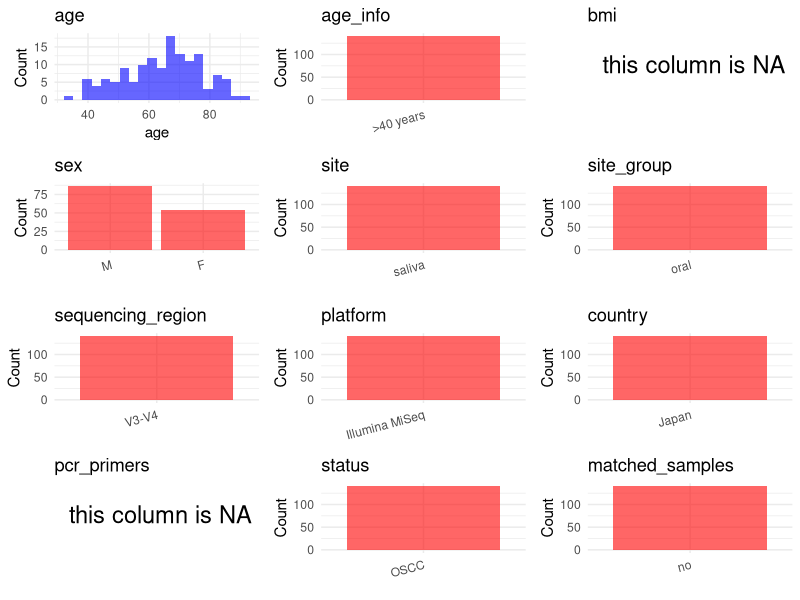

Here is the R script that generated this plot: (Note: this script raises an error after producing the figure.)
## ---- chunk 1
# Load libraries
library(dplyr)
library(ggplot2)
library(cowplot)

# (1) Setting working directory
# EDIT HERE: change project_id for each study
project_id <- "PRJNA525734"

base_dir <- "/beegfs/huangxiaochang/global_oral/global-oral-microbiome/data/projects/"
setwd(file.path(base_dir, project_id))

# (2) Loading raw SRA metadata file
sra_file <- "SraRunTable.csv"
initial_meta <- read.csv("SraRunTable.csv", header = TRUE)

# (3) OPTIONAL: If extra metadata (e.g., Table.x or supplemental materials) are available from the article, you may need to merge the file with initial_meta manually. Below is example code for merging. Depending on the specific case of each study, you can customize the code as needed.
# supp_table <- read.csv("supplemental_table.csv", header = TRUE)
# initial_meta <- left_join(initial_meta, supp_table, by = merge_col_name)
## ---- chunk 2
# (1) Read the article in the following order: abstract, the beginning of the results section, and the methods. Understand the sample size, experimental design, and disease group overview. Clarify the sampling sites; for oral and gut samples, specify the exact sites like supragingival plaque, tongue, etc.

# (2) IMPORTANT: MUST go through each column of initial_meta
# head(initial_meta, 10)

# IMPORTANT: Check the unique values in the column of interest or query column.
# lapply(initial_meta[c('body_habitat', 'body_product', 'body_site')], table) # site
# table(initial_meta$host_subject_id) # subject id
# table(initial_meta$platform..exp.) # output is Illumina
# table(initial_meta$target_subfragment..exp.)
## ---- chunk 3
# (1) EDIT HERE: Parameter setup
# NOTE: This project has no lab control samples (blanks/positives) or non-human samples. Leave keywords empty to skip filtering.
control_column <- NA   # column name in initial_meta
# unique(initial_meta[[control_column]])  # uncomment to explore
control_keywords <- c()     # Enter exact keywords

species_column <- NA          # column name in initial_meta
# unique(initial_meta[[species_column]])  # uncomment to explore
non_human_keywords <- c()            # Enter exact keywords


# (2) Remove controls and non-human samples. DO NOT need to modify code in this part, just run it.
n_samples <- nrow(initial_meta)
# Control evaluation
if (length(control_keywords) > 0) {
  if (is.null(control_column) || control_column == "") {
    stop("Error: control_keywords provided but control_column is missing.")
  }

  if (!(control_column %in% colnames(initial_meta))) {
    stop(sprintf("Error: Column '%s' not found in initial_meta.", control_column))
  }

  control_pattern <- paste(control_keywords, collapse = "|")
  control_text <- initial_meta[[control_column]]
  is_control <- grepl(control_pattern, control_text)

} else {
  is_control <- rep(FALSE, n_samples)
}

# Non-human evaluation
if (length(non_human_keywords) > 0) {
  if (is.null(species_column) || species_column == "") {
    stop("Error: non_human_keywords provided but species_column is missing.")
  }

  if (!(species_column %in% colnames(initial_meta))) {
    stop(sprintf("Error: Column '%s' not found in initial_meta.", control_column))
  }

  non_human_pattern <- paste(non_human_keywords, collapse = "|")
  species_text <- initial_meta[[species_column]]
  is_non_human <- grepl(non_human_pattern, species_text)
} else {
  is_non_human <- rep(FALSE, n_samples)
}

# Execute removal
samples_to_remove <- is_control | is_non_human
initial_meta <- initial_meta[!samples_to_remove, ]

cat("Initial samples counts:",n_samples,"\n")
cat("Removed control samples:", sum(is_control), "\n")
cat("Removed non-human samples:", sum(is_non_human), "\n")
cat("Total samples removed ", sum(samples_to_remove), "\n")
cat("Remaining samples after Step 2:", nrow(initial_meta), "\n")
## ---- chunk 4
# Extract columns from initial_meta as follows:
# (1) No modification needed → extract directly.
# (2) Modification needed → create a column start with 'raw_' and mark the target column as "pending".
# (3) Need to find or determine based on the article.

metadata <- data.frame(
  bioproject = initial_meta$BioProject,
  sample_id = initial_meta$Run,
  subject_id = initial_meta$SampleID,
  age = initial_meta$AGE,
  age_info = ">40 years",
  bmi = NA,
  raw_sex = initial_meta$sex,
  sex = "pending",
  sequencing_region = "V3-V4",
  platform = initial_meta$Instrument,
  country = initial_meta$geo_loc_name_country,
  raw_site = NA,
  site = "saliva",
  site_group = "pending",
  public_time = initial_meta$ReleaseDate,
  pcr_primers = NA,
  title = NA,
  disease_study = NA,
  status = NA,
  matched_samples = "pending",
  is_time_series = "no",
  stringsAsFactors = FALSE
)

metadata$public_time <- as.Date(metadata$public_time)
## ---- chunk 5
# (1) Handle the columns with the `raw_` prefix.
# IMPORTANT: Add comments if the modification is not straightforward!!
# Convert raw_sex to standard F/M encoding
# SRA raw_sex values: female/male
metadata <- metadata %>%
  mutate(sex = case_when(
    tolower(raw_sex) %in% c("female", "f") ~ "F",
    tolower(raw_sex) %in% c("male", "m") ~ "M",
    TRUE ~ NA_character_
  ))

metadata$title <- "Analysis of oral microbiota in Japanese oral cancer patients using 16S rRNA sequencing"
metadata$disease_study <- "yes"
metadata$site <- "saliva"
metadata$status <- "OSCC"

## ---- chunk 6
# (2) Filling the 'site_group' and 'matched_samples' columns
# editing site_group
unique(metadata$site)
# EDIT HERE: add oral sites
Oral_site = c("saliva", "mouth", "tongue coating", "supragingival plaque", "subgingival plaque", "oral swab", "denture", "tooth", "abscess pus", "adjacent periodontal pocket", "patient healthy crevice", "healthy control crevice", "gingival crevicular fluid", "subgingival plaque")
# EDIT HERE: add gut sites
Gut_site = c("feces", "stool")
# just run
metadata <- metadata %>%
  mutate(site_group = case_when(
    site %in% Oral_site ~ "oral",
    site %in% Gut_site ~ "gut",
    TRUE ~ "other"
  ))

# editing matched_samples, just run.
metadata$matched_samples <- ifelse(
  ave(metadata$subject_id, metadata$subject_id, FUN = length) > 1,
  "yes",
  "no"
)
## ---- chunk 7
# (3) check if there is pending value in metadata. If there is pending value, go on modify the metadata.
# Function to check if a column contains "pending"
has_pending <- function(col) {
  if (is.character(col) || is.factor(col)) {
    any(col == "pending", na.rm = TRUE)
  } else {
    FALSE
  }
}

# Check for any pending value
any_pending_value <- any(sapply(metadata, has_pending))

if (!any_pending_value) {
  message("Good! No cell contains the value 'pending'.")
} else {
  pending_cols <- names(metadata)[sapply(metadata, has_pending)]
  message("Columns containing 'pending': ", paste(pending_cols, collapse = ", "))
  message("Please continue to resolve these pending columns!")
}
## ---- chunk 8
# Select columns for visualization, just run
plot_data <- metadata %>%
  select(-bioproject, -sample_id, -subject_id, -title)

create_simple_plots <- function(data) {
  plots <- list()
  continuous_vars <- c("age", "bmi")

  for (col in colnames(data)) {
    if (all(is.na(data[[col]]))) {
      p <- ggplot() +
        annotate("text", x = 0.5, y = 0.5, label = "this column is NA", size = 6) +
        labs(title = col) +
        theme_void()
    } else if (col %in% continuous_vars && is.numeric(data[[col]])) {
      p <- ggplot(data, aes(x = .data[[col]])) +
        geom_histogram(fill = "blue", alpha = 0.6, bins = 20, na.rm = TRUE) +
        labs(title = col, x = col, y = "Count") +
        theme_minimal()
    } else {
      count_data <- as.data.frame(table(data[[col]], useNA = "ifany"))
      p <- ggplot(count_data, aes(x = reorder(Var1, -Freq), y = Freq)) +
        geom_col(fill = "red", alpha = 0.6) +
        labs(title = col, x = NULL, y = "Count") +
        theme_minimal() +
        theme(axis.text.x = element_text(angle = 15, hjust = 1))
    }
    plots[[col]] <- p
  }

  return(plots)
}

# Generate and arrange plots
plots <- create_simple_plots(plot_data)
p <- plot_grid(plots$age,
               plots$age_info,
               plots$bmi,
               plots$sex,
               plots$site,
               plots$site_group,
               plots$sequencing_region,
               plots$platform,
               plots$country,
               plots$pcr_primers,
               plots$status,
               plots$matched_samples,
               ncol = 3, align = "hv", axis = "lb")
ggsave("Metadata_Summary.png", plot = p, width = 8, height = 6, dpi = 150)
## ---- chunk 9
# Insert Metadata_Summary.png into the current Rmd output
knitr::include_graphics("Metadata_Summary.png")
## ---- chunk 10
# Reorder the data frame
fixed_cols <- c("bioproject", "sample_id", "subject_id", "age", "age_info",
                "bmi", "sex", "platform", "sequencing_region", "pcr_primers",
                "country", "site", "site_group", "disease_study", "status",
                "title", "public_time", "matched_samples", "is_time_series")
metadata <- metadata %>%
  select(all_of(fixed_cols), everything())

# save metadata
# head(metadata)
write.csv(metadata, file = "metadata_v2.csv", quote = TRUE, row.names = FALSE)
